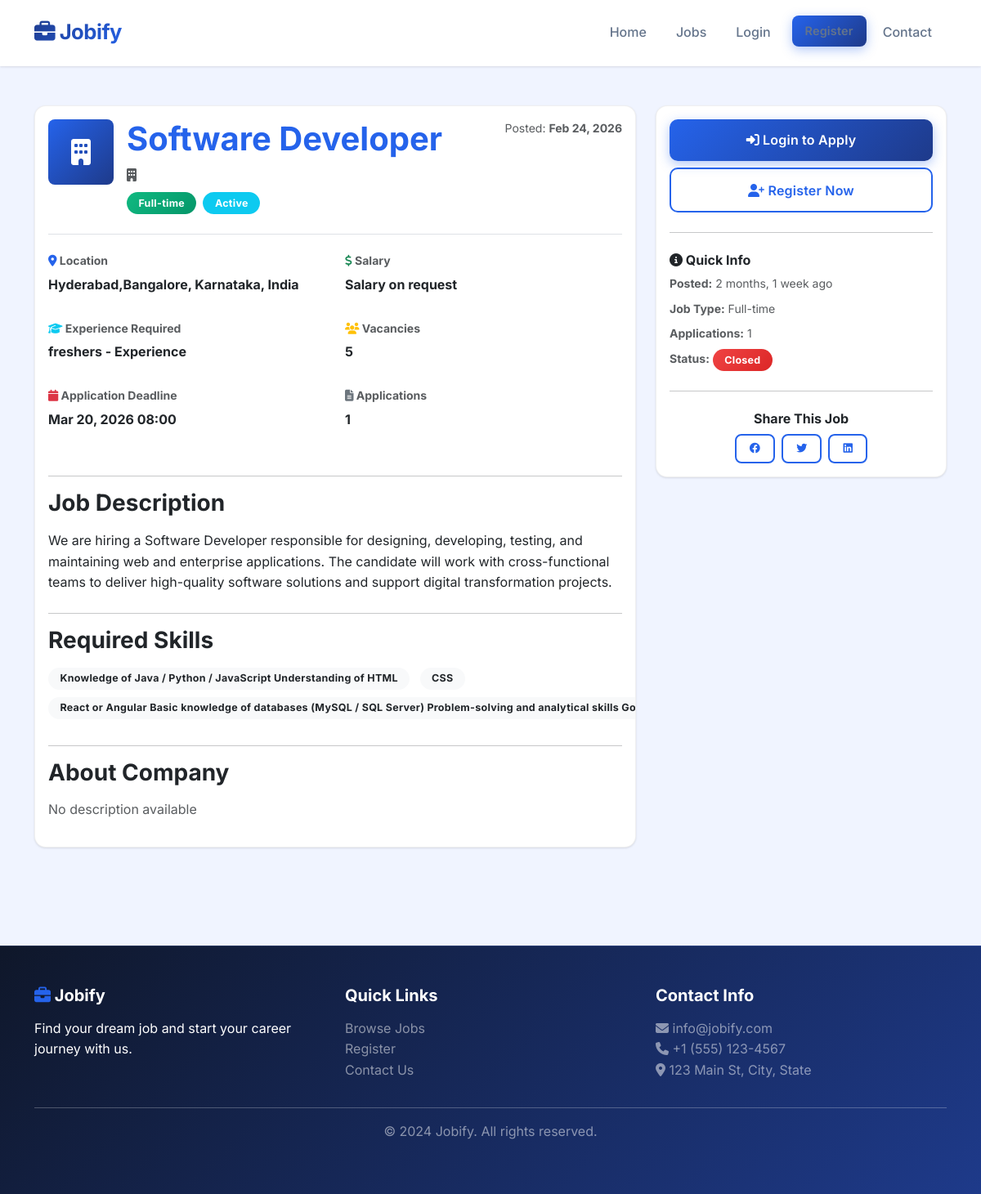
Page /jobs/1/ on the committed database.
### jobs/models.py (models this page shows, shortened)
class Job(models.Model):
    JOB_TYPE_CHOICES = (
        ('full_time', 'Full-time'),
        ('part_time', 'Part-time'),
        ('internship', 'Internship'),
        ('remote', 'Remote'),
        ('contract', 'Contract'),
    )
    employer = models.ForeignKey(
        CustomUser,
        on_delete=models.CASCADE,
        related_name='posted_jobs',
        limit_choices_to={'role': 'employer'}
    )
    title = models.CharField(max_length=200)
    description = models.TextField()
    required_skills = models.TextField(
        help_text="Enter skills separated by commas"
    )
    salary_min = models.DecimalField(
        max_digits=10,
        decimal_places=2,
        null=True,
        blank=True
    )
    salary_max = models.DecimalField(
        max_digits=10,
        decimal_places=2,
        null=True,
        blank=True
    )
    location = models.CharField(max_length=200)
    job_type = models.CharField(
        max_length=20,
        choices=JOB_TYPE_CHOICES,
        default='full_time'
    )
    experience_required = models.CharField(
        max_length=100,
        help_text="e.g., '2 years', 'Entry-level'"
    )
    application_deadline = models.DateTimeField()
    vacancies = models.IntegerField(default=1)
    is_active = models.BooleanField(default=True)
    created_at = models.DateTimeField(auto_now_add=True)
    updated_at = models.DateTimeField(auto_now=True)
    class Meta:
        db_table = 'job'
        ordering = ['-created_at']
        indexes = [
            models.Index(fields=['-created_at']),
            models.Index(fields=['is_active', '-created_at']),
        ]
    @property
    def salary_range(self):
        def format_amount(amount, is_stipend=False):
            """Format number into K (thousands) or Lakhs"""
            amount = float(amount)
            if amount < 100000:
                formatted = f"{amount / 1000:g}k"
            else:
                formatted = f"{amount / 100000:g} Lakhs"
            return f"₹{formatted}"
        is_internship = self.job_type == 'internship'
        suffix = "/month (stipend)" if is_internship else " p.a."
        if self.salary_min and self.salary_max:
            return f"{format_amount(self.salary_min, is_internship)} – {format_amount(self.salary_max, is_internship)}{suffix}"
        elif self.salary_min:
            return f"{format_amount(self.salary_min, is_internship)}+{suffix}"
        elif self.salary_max:
            return f"Up to {format_amount(self.salary_max, is_internship)}{suffix}"
        return "Stipend on request" if is_internship else "Salary on request"
    @property
    def is_deadline_passed(self):
        return timezone.now() > self.application_deadline
    def get_required_skills_list(self):
        if self.required_skills:
            return [skill.strip() for skill in self.required_skills.split(',')]
        return []

### jobs/views.py (the view, shortened to what this page needs)
# urls.py: path('jobs/<int:pk>/', views.job_detail, name='job_detail'),
def job_detail(request, pk):
    job = get_object_or_404(
        Job.objects.select_related('employer'),
        pk=pk,
        is_active=True
    )
    user_applied = False
    required_skills = job.get_required_skills_list()
    context = {
        'job': job,
        'required_skills': required_skills,
        'user_applied': user_applied,
    }
    return render(request, 'jobs/job_detail.html', context)

### jobs/templates/jobs/job_detail.html (shortened to what this page needs)
{% extends 'jobs/base.html' %}
{% load static %}
{% load humanize %}
{% block content %}
<section class="job-detail-section py-5">
    <div class="container">
        <div class="row">
            <div class="col-lg-8 mb-4 mb-lg-0">
                <div class="card border-0 shadow-sm mb-4">
                    <div class="card-body">
                        <div class="d-flex gap-3 mb-4 pb-4 border-bottom">
                            {% if job.employer.employerprofile.company_logo %}
                            <img src="{{ job.employer.employerprofile.company_logo.url }}" alt="Company" class="rounded"
                                style="width: 80px; height: 80px; object-fit: cover;">
                            {% else %}
                            <div class="bg-primary text-white rounded d-flex align-items-center justify-content-center"
                                style="width: 80px; height: 80px;">
                                <i class="fas fa-building fa-2x"></i>
                            </div>
                            {% endif %}
                            <div class="flex-grow-1">
                                <h1 class="fw-bold text-primary mb-2">{{ job.title }}</h1>
                                <p class="text-muted mb-2">
                                    <i class="fas fa-building"></i>
                                </p>
                                <div class="d-flex gap-2 flex-wrap">
                                    <span class="badge bg-success">{{ job.get_job_type_display }}</span>
                                    <span class="badge bg-info">{{ job.status|default:"Active" }}</span>
                                </div>
                            </div>
                            <div class="text-md-end">
                                <p class="text-muted small">
                                    Posted: <strong>{{ job.created_at|date:"M d, Y" }}</strong>
                                </p>
                            </div>
                        </div>
                        <div class="row mb-4">
                            <div class="col-md-6 mb-3">
                                <h6 class="text-muted small fw-bold">
                                    <i class="fas fa-map-marker-alt text-primary"></i> Location
                                </h6>
                                <p class="fw-bold">{{ job.location }}</p>
                            </div>
                            <div class="col-md-6 mb-3">
                                <h6 class="text-muted small fw-bold">
                                    <i class="fas fa-dollar-sign text-success"></i> Salary
                                </h6>
                                <p class="fw-bold">{{ job.salary_range }}</p>
                            </div>
                            <div class="col-md-6 mb-3">
                                <h6 class="text-muted small fw-bold">
                                    <i class="fas fa-graduation-cap text-info"></i> Experience Required
                                </h6>
                                <p class="fw-bold">{{ job.experience_required }}</p>
                            </div>
                            <div class="col-md-6 mb-3">
                                <h6 class="text-muted small fw-bold">
                                    <i class="fas fa-users text-warning"></i> Vacancies
                                </h6>
                                <p class="fw-bold">{{ job.vacancies }}</p>
                            </div>
                            <div class="col-md-6 mb-3">
                                <h6 class="text-muted small fw-bold">
                                    <i class="fas fa-calendar text-danger"></i> Application Deadline
                                </h6>
                                <p class="fw-bold">{{ job.application_deadline|date:"M d, Y H:i" }}</p>
                            </div>
                            <div class="col-md-6 mb-3">
                                <h6 class="text-muted small fw-bold">
                                    <i class="fas fa-file-alt text-secondary"></i> Applications
                                </h6>
                                <p class="fw-bold">{{ job.applications.count }}</p>
                            </div>
                        </div>
                        <hr>
                        <h3 class="fw-bold mb-3">Job Description</h3>
                        <div class="job-description mb-4">
                            {{ job.description|linebreaks }}
                        </div>
                        <hr>
                        <h3 class="fw-bold mb-3">Required Skills</h3>
                        <div class="mb-4">
                            {% for skill in required_skills %}
                            <span class="badge bg-light text-dark me-2 mb-2">{{ skill }}</span>
                            {% endfor %}
                        </div>
                        <hr>
                        <h3 class="fw-bold mb-3">About Company</h3>
                        <p class="text-muted">
                            {{ job.employer.employerprofile.company_description|default:"No description available" }}
                        </p>
                    </div>
                </div>
            </div>
            <div class="col-lg-4">
                <div class="card border-0 shadow-sm sticky-top" style="top: 20px;">
                    <div class="card-body">
                        {% if user.is_authenticated %}
                        {% if user.role == 'job_seeker' %}
                        {% if not user_applied and not job.is_deadline_passed %}
                        <a href="{% url 'apply_job' job.pk %}" class="btn btn-primary btn-lg w-100 mb-3">
                            <i class="fas fa-paper-plane"></i> Apply Now
                        </a>
                        {% elif user_applied %}
                        <div class="alert alert-success mb-3" role="alert">
                            <i class="fas fa-check-circle"></i> You have already applied for this job
                        </div>
                        {% elif job.is_deadline_passed %}
                        <div class="alert alert-danger mb-3" role="alert">
                            <i class="fas fa-times-circle"></i> Application deadline has passed
                        </div>
                        {% endif %}
                        {% elif user.role == 'employer' %}
                        {% if job.employer == user %}
                        <a href="{% url 'job_applicants' job.pk %}" class="btn btn-info btn-lg w-100 mb-2">
                            <i class="fas fa-users"></i> View Applicants ({{ job.applications.count }})
                        </a>
                        <a href="{% url 'edit_job' job.pk %}" class="btn btn-warning btn-lg w-100 mb-2">
                            <i class="fas fa-edit"></i> Edit Job
                        </a>
                        <a href="{% url 'delete_job' job.pk %}" class="btn btn-danger btn-lg w-100">
                            <i class="fas fa-trash"></i> Delete Job
                        </a>
                        {% else %}
                        <p class="text-muted text-center">This is not your job posting</p>
                        {% endif %}
                        {% endif %}
                        {% else %}
                        <a href="{% url 'login' %}" class="btn btn-primary btn-lg w-100 mb-2">
                            <i class="fas fa-sign-in-alt"></i> Login to Apply
                        </a>
                        <a href="{% url 'job_seeker_register' %}" class="btn btn-outline-primary btn-lg w-100">
                            <i class="fas fa-user-plus"></i> Register Now
                        </a>
                        {% endif %}
                        <hr class="my-4">
                        <div class="mb-3">
                            <h6 class="fw-bold mb-2">
                                <i class="fas fa-info-circle"></i> Quick Info
                            </h6>
                            <ul class="list-unstyled small text-muted">
                                <li class="mb-2">
                                    <strong>Posted:</strong> {{ job.created_at|naturaltime }}
                                </li>
                                <li class="mb-2">
                                    <strong>Job Type:</strong> {{ job.get_job_type_display }}
                                </li>
                                <li class="mb-2">
                                    <strong>Applications:</strong> {{ job.applications.count }}
                                </li>
                                <li>
                                    <strong>Status:</strong>
                                    {% if job.is_deadline_passed %}
                                    <span class="badge bg-danger">Closed</span>
                                    {% elif job.is_active %}
                                    <span class="badge bg-success">Open</span>
                                    {% else %}
                                    <span class="badge bg-secondary">Inactive</span>
                                    {% endif %}
                                </li>
                            </ul>
                        </div>
                        <hr class="my-4">
                        <div class="text-center">
                            <h6 class="fw-bold mb-2">Share This Job</h6>
                            <div class="d-flex gap-2 justify-content-center">
                                <a href="https://www.facebook.com/share.php?u={{ request.build_absolute_uri }}"
                                    target="_blank" class="btn btn-sm btn-outline-primary" title="Share on Facebook">
                                    <i class="fab fa-facebook"></i>
                                </a>
                                <a href="https://twitter.com/intent/tweet?url={{ request.build_absolute_uri }}&text={{ job.title|urlencode }}"
                                    target="_blank" class="btn btn-sm btn-outline-primary" title="Share on Twitter">
                                    <i class="fab fa-twitter"></i>
                                </a>
                                <a href="https://www.linkedin.com/sharing/share-offsite/?url={{ request.build_absolute_uri }}"
                                    target="_blank" class="btn btn-sm btn-outline-primary" title="Share on LinkedIn">
                                    <i class="fab fa-linkedin"></i>
                                </a>
                            </div>
                        </div>
                    </div>
                </div>
            </div>
        </div>
    </div>
</section>
{% endblock %}

### rows in the picture
Job: title "Software Developer", job_type "Full-time", created_at "Feb 24, 2026", location "Hyderabad,Bangalore, Karnataka, India", salary_range "Salary on request", experience_required "freshers - Experience", vacancies "5", application_deadline "Mar 20, 2026 08:00", applications.count "1", description "We are hiring a Software Developer responsible for designing, developing, testing, and maintaining web and enterprise applications. The candidate will work with cross-functional teams to deliver high-quality software solutions and support digital transformation projects.", employer.employerprofile.company_description "No description available", created_at "2 months, 1 week ago"

### other values in the picture
{{ job.status|default:"Active" }} "Active"
{{ skill }} "Knowledge of Java / Python / JavaScript Understanding of HTML" "CSS" "React or Angular Basic knowledge of databases (MySQL / SQL Server) Problem-solving and analytical skills…"
